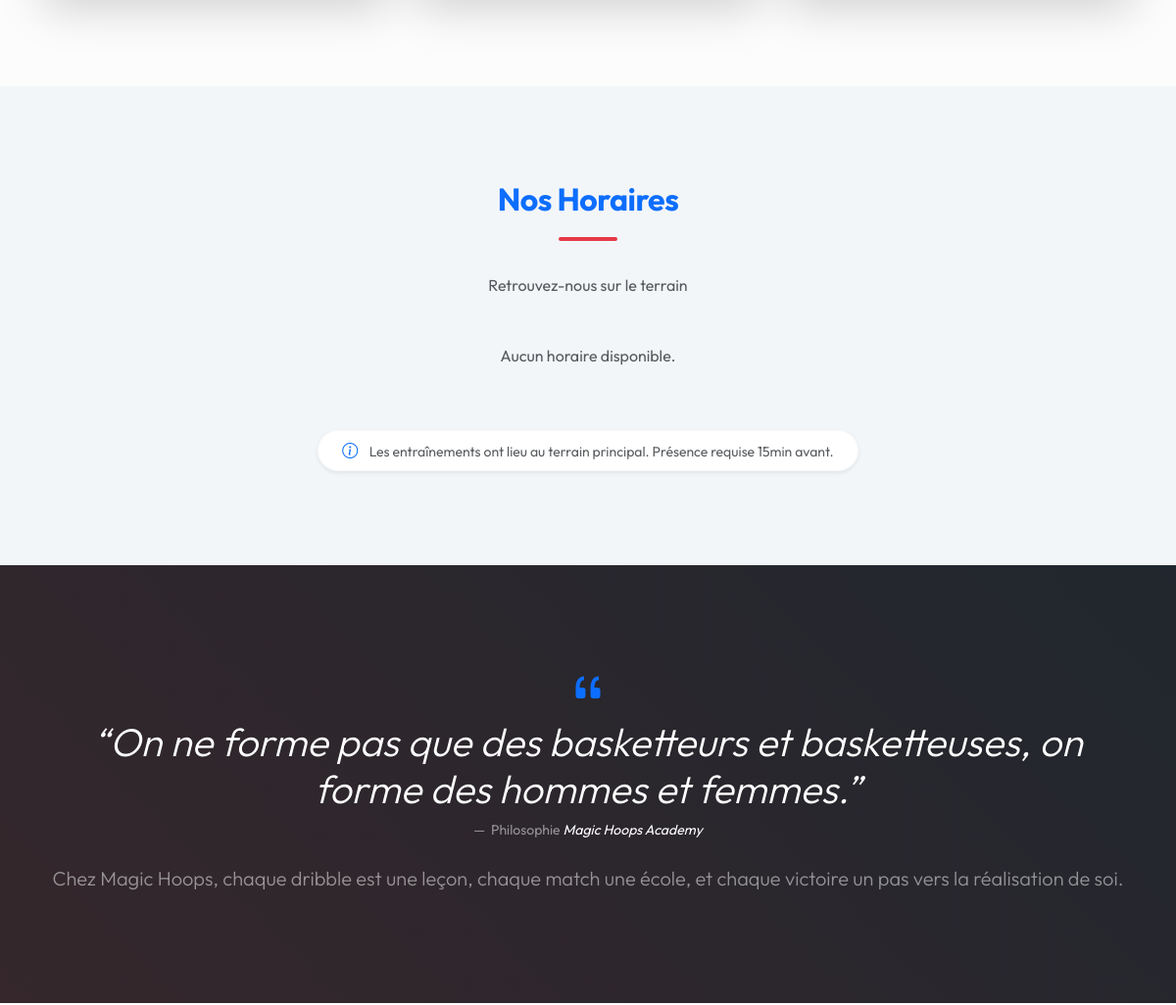
/ (middle part), run on an earlier commit of the app's database.
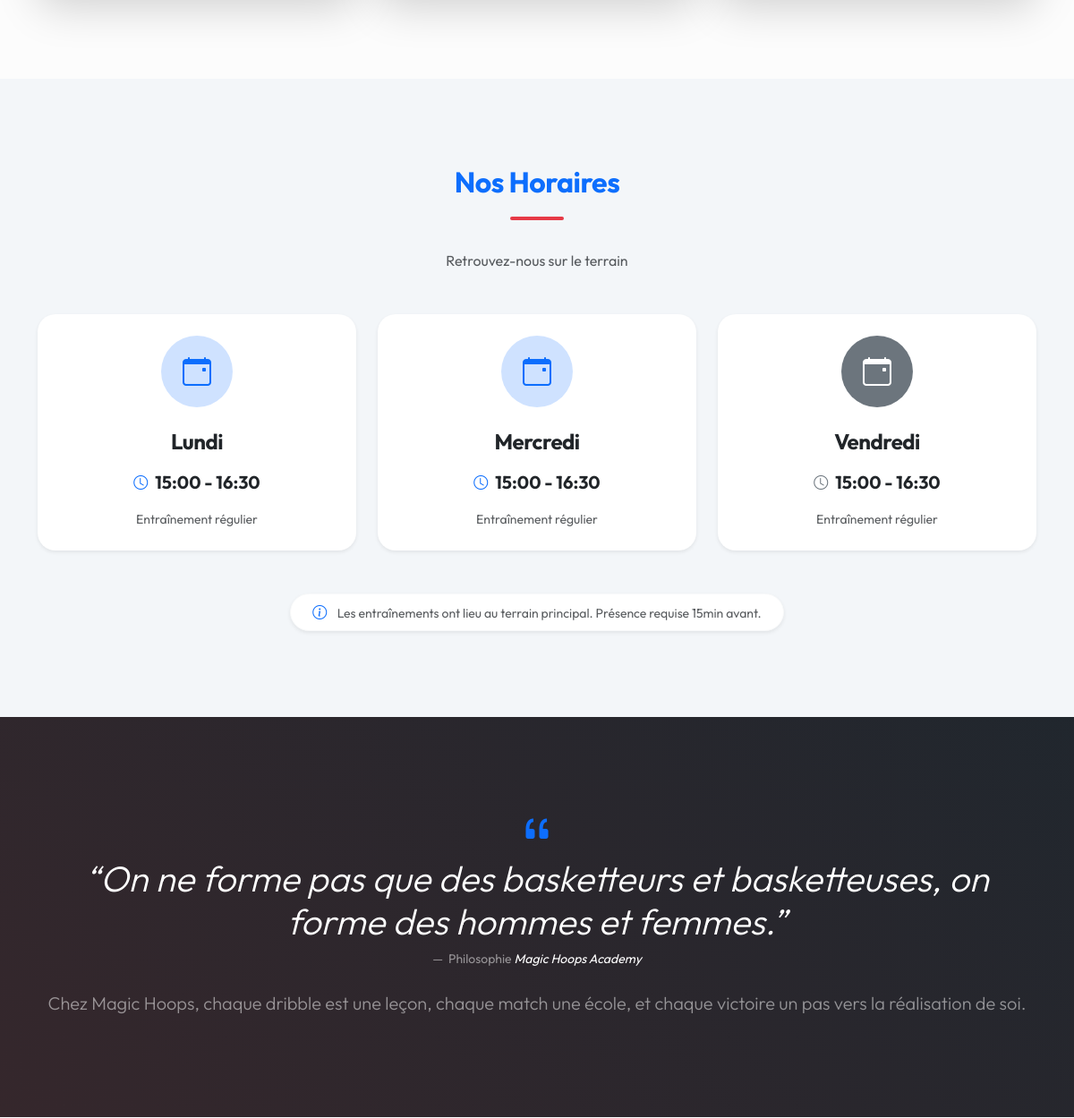
And on a later commit of the database.
### main/models.py (models this page shows, shortened)
class Schedule(models.Model):
    DAYS_OF_WEEK = (
        ('Lundi', 'Lundi'),
        ('Mardi', 'Mardi'),
        ('Mercredi', 'Mercredi'),
        ('Jeudi', 'Jeudi'),
        ('Vendredi', 'Vendredi'),
        ('Samedi', 'Samedi'),
        ('Dimanche', 'Dimanche'),
    )
    day = models.CharField(max_length=20, choices=DAYS_OF_WEEK, verbose_name="Jour")
    start_time = models.TimeField(verbose_name="Heure de début")
    end_time = models.TimeField(verbose_name="Heure de fin")
    description = models.CharField(max_length=200, verbose_name="Description", default="Entraînement régulier")
    created_at = models.DateTimeField(auto_now_add=True)
    class Meta:
        verbose_name = "Horaire"
        verbose_name_plural = "Horaires"
        ordering = ['created_at']

### main/views.py (the view)
def index(request):
    schedules = Schedule.objects.all()
    return render(request, 'main/index.html', {'schedules': schedules})

### main/templates/main/index.html (shortened to what this page needs)
{% load static %}
<!DOCTYPE html>
<html lang="fr">
<head>
    <link href="https://cdn.jsdelivr.net/npm/bootstrap@5.3.0/dist/css/bootstrap.min.css" rel="stylesheet">
    <link rel="stylesheet" href="https://cdn.jsdelivr.net/npm/bootstrap-icons@1.10.0/font/bootstrap-icons.css">
    <link rel="stylesheet" href="{% static 'css/styles.css' %}">
</head>
<body>
    <section id="programmes" class="py-5">
        <div class="container py-5">
        </div>
    </section>
    <section id="schedule" class="py-5 bg-light-alt position-relative overflow-hidden">
        <div class="container py-5">
            <div class="text-center mb-5">
                <div class="section-title">
                    <h2 class="fw-bold text-primary">Nos Horaires</h2>
                </div>
                <p class="text-muted">Retrouvez-nous sur le terrain</p>
            </div>
            <div class="row g-4 justify-content-center">
                {% for schedule in schedules %}
                <div class="col-md-5 col-lg-4">
                    <div class="card border-0 shadow-sm h-100 hover-card">
                        <div class="card-body p-4 text-center">
                            <div class="icon-box {% if schedule.day == 'Vendredi' %}bg-secondary text-white{% else %}bg-primary-subtle text-primary{% endif %} mx-auto mb-4 rounded-circle"
                                style="width: 80px; height: 80px; {% if schedule.day == 'Vendredi' %}background-color: var(--secondary-color);{% endif %}">
                                <i class="bi bi-calendar-event fs-2"></i>
                            </div>
                            <h4 class="fw-bold mb-3">{{ schedule.day }}</h4>
                            <div class="d-flex justify-content-center align-items-center mb-3">
                                <i
                                    class="bi bi-clock {% if schedule.day == 'Vendredi' %}text-secondary{% else %}text-primary{% endif %} me-2"></i>
                                <span class="fs-5 fw-bold text-dark">{{ schedule.start_time|time:"H:i" }} - {{schedule.end_time|time:"H:i" }}</span>
                            </div>
                            <p class="text-muted small mb-0">{{ schedule.description }}</p>
                        </div>
                    </div>
                </div>
                {% empty %}
                <div class="col-12 text-center">
                    <p class="text-muted">Aucun horaire disponible.</p>
                </div>
                {% endfor %}
            </div>
            <div class="text-center mt-5">
                <div class="d-inline-block px-4 py-2 bg-white rounded-pill shadow-sm border border-light">
                    <i class="bi bi-info-circle text-primary me-2"></i>
                    <span class="text-muted small">Les entraînements ont lieu au terrain principal. Présence requise
                        15min avant.</span>
                </div>
            </div>
        </div>
    </section>
    <section class="py-5 bg-dark text-white position-relative overflow-hidden">
        <div class="position-absolute top-0 start-0 w-100 h-100"
            style="background: linear-gradient(45deg, rgba(230, 57, 70, 0.1), rgba(29, 53, 87, 0.1));"></div>
        <div class="container py-5 text-center position-relative z-1">
            <i class="bi bi-quote fs-1 text-primary mb-3"></i>
            <blockquote class="blockquote mb-4">
                <p class="display-6 fst-italic fw-light">“On ne forme pas que des basketteurs et basketteuses, on forme
                    des
                    hommes et femmes.”</p>
            </blockquote>
            <figcaption class="blockquote-footer text-white-50">
                Philosophie <cite title="Source Title" class="text-white">Magic Hoops Academy</cite>
            </figcaption>
            <p class="mt-4 lead text-white-50">Chez Magic Hoops, chaque dribble est une leçon, chaque match une école,
                et chaque
                victoire un pas vers la réalisation de soi.</p>
        </div>
    </section>
</body>
</html>

### main/templates/main/navbar.html (shortened to what this page needs)
{% load static %}

### main/templates/main/footer.html (shortened to what this page needs)
{% load static %}

### static/css/styles.css (style rules this page uses)
:root { --primary-color: #E63946; --secondary-color: #1D3557; --accent-color: #F1FAEE; --dark-color: #212529; --light-color: #f8f9fa; --glass-bg: rgba(255, 255, 255, 0.95); --glass-border: rgba(255, 255, 255, 0.3); --shadow-soft: 0 10px 30px rgba(0, 0, 0, 0.05); --shadow-hover: 0 20px 40px rgba(29, 53, 87, 0.15); --gradient-primary: linear-gradient(135deg, #E63946 0%, #C92A37 100%); --gradient-dark: linear-gradient(135deg, #1D3557 0%, #14213D 100%); }
body { font-family: 'Outfit', sans-serif; color: var(--dark-color); overflow-x: hidden; background-color: #fcfcfc; }
h1, h2, h3, h4, h5 { font-weight: 700; letter-spacing: -0.5px; }
.hover-card { transition: all 0.4s cubic-bezier(0.175, 0.885, 0.32, 1.275); border-radius: 20px; border: none; box-shadow: var(--shadow-soft); background: white; overflow: hidden; }
.icon-box { width: 70px; height: 70px; display: flex; align-items: center; justify-content: center; border-radius: 20px; font-size: 1.5rem; transition: all 0.3s ease; }
section { position: relative; }
.section-title { position: relative; display: inline-block; margin-bottom: 3rem; }
.section-title::after { content: ''; position: absolute; width: 60px; height: 4px; background: var(--primary-color); bottom: -15px; left: 50%; transform: translateX(-50%); border-radius: 2px; }
.bg-light-alt { background-color: #f3f6f9; }

What changed in the data, as far as the page shows it:
added Schedule: day "Lundi", start_time "15:00", end_time "16:30", description "Entraînement régulier"
added Schedule: day "Mercredi", start_time "15:00", end_time "16:30", description "Entraînement régulier"
added Schedule: day "Vendredi", start_time "15:00", end_time "16:30", description "Entraînement régulier"
Also different on the page:
text no longer shown: "Aucun horaire disponible."
